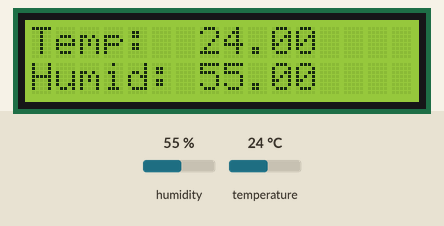
Recording of a sketch running on a simulated Arduino Uno, built with avr-gcc and run on an emulated ATmega328P. Shown: 16×2 character LCD. Inputs (shaded band) come from the test bench; at power-on: humidity 55 %, temperature 24 °C.

Above: at 2.2 s.
2.3 s: humidity set to 22 %
At 5.4 s:
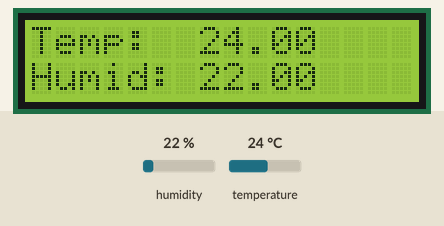
6.5 s: temperature set to 12 °C
At 8.2 s:
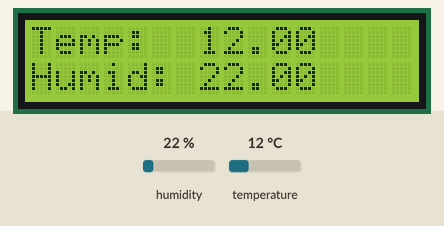
10.7 s: humidity set to 40 %
At 12.2 s:
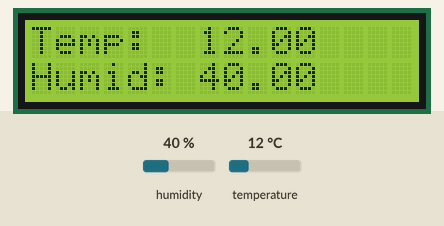
14.9 s: temperature set to 19 °C
At 17.8 s:
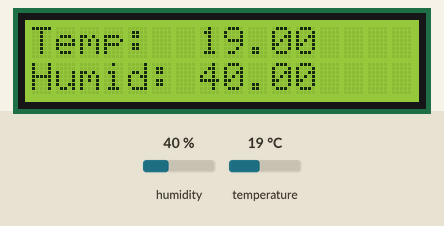
Timing chart, 0 to 19.3 s (numbered marks = the images above; inputs shaded):
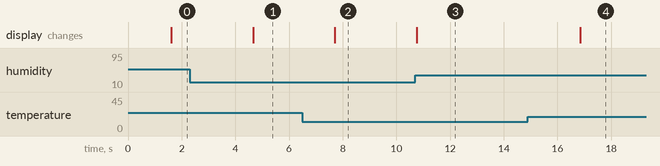

The sketch:

dht11-lcd.ino
```cpp
#include <Wire.h>
#include <LiquidCrystal_I2C.h>
#include "DHT.h"

#define DHTPIN 2          // Define the pin connected to the DHT sensor
#define DHTTYPE DHT11     // Define the type of DHT sensor

DHT dht(DHTPIN, DHTTYPE); // Initialize the DHT sensor

LiquidCrystal_I2C lcd(0x27,16,2); // Initialize the LCD display with I2C address 0x27

void setup() {
  dht.begin(); // Start the DHT sensor
  lcd.init();  // Initialize the LCD
  lcd.backlight(); // Turn on the backlight
  lcd.clear(); // Clear the display

  // Set the cursor to the beginning of the first line
  lcd.setCursor(0,0);
  lcd.print("Temp:"); // Print "Temp:" on the first line
  // Set the cursor to the beginning of the second line
  lcd.setCursor(0,1);
  lcd.print("Humid:"); // Print "Humid:" on the second line
}

void loop() {
  delay(1500); // Wait for 1.5 seconds between readings

  // Read humidity and temperature values
  float h = dht.readHumidity();
  float t = dht.readTemperature();

  // Check if any reads failed and exit early (to try again).
  if (isnan(h) || isnan(t)) {
    return;
  }

  // Set the cursor to the position after "Temp:" on the first line
  lcd.setCursor(7, 0);
  lcd.print(t); // Print the temperature value
  // Set the cursor to the position after "Humid:" on the second line
  lcd.setCursor(7, 1);
  lcd.print(h); // Print the humidity value
}
```

Measured:
- after the input at 2.3 s, the display: changes after 2.4 s (image 1)
- after the input at 6.5 s, the display: changes after 1.2 s (image 2)
- after the input at 10.7 s, the display: changes after 0.05 s (image 3)
- after the input at 14.9 s, the display: changes after 1.9 s (image 4)
